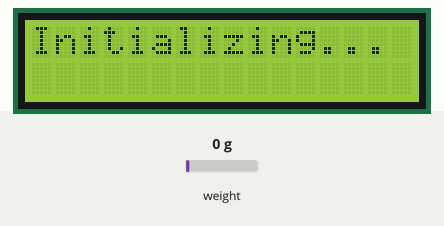
The sketch below on a simulated Arduino Uno, built with avr-gcc and run on an emulated ATmega328P. On the bench: 16×2 character LCD. Inputs (shaded band) come from the test bench; at power-on: weight on the scale 0 g. What the sketch prints to the serial monitor is not drawn.

Above: at 0.1 s.
At 4.2 s:
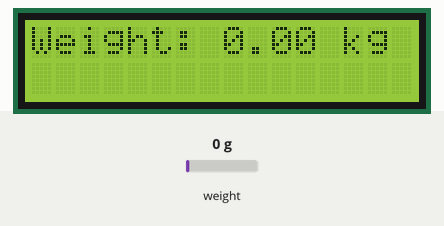
4.3 s: weight on the scale set to 100 g
At 5.0 s:
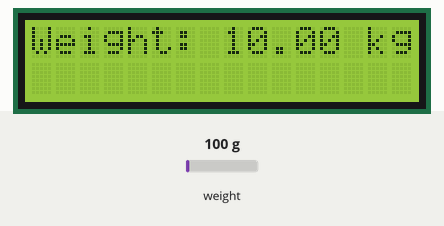
Timing chart, 0 to 7.3 s (numbered marks = the images above; inputs shaded):
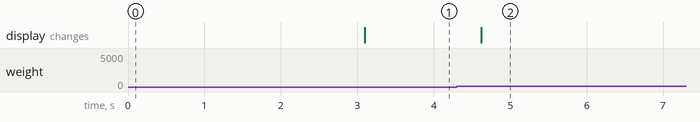

Measured:
- after the input at 4.3 s, the display: changes after 0.32 s (image 2)

The sketch:

load_cell.ino
```cpp
#include <Wire.h>
#include <LiquidCrystal_I2C.h>
#include "HX711.h"

// I2C LCD address (usually 0x27 or 0x3F)
LiquidCrystal_I2C lcd(0x27, 16, 2);

// HX711 pins
#define DT 4
#define SCK 5
HX711 scale;

void setup() {
  Serial.begin(115200);

  // Initialize LCD
  lcd.init();
  lcd.backlight();
  lcd.setCursor(0, 0);
  lcd.print("Initializing...");

  // Initialize Load Cell
  scale.begin(DT, SCK);
  scale.set_scale(420);   // 🔧 Adjust after calibration
  scale.tare();           // Reset to 0

  delay(2000);
  lcd.clear();
  lcd.setCursor(0, 0);
  lcd.print("Weight: 0.00 kg");
}

void loop() {
  float total = 0.0;
  int samples = 10;

  for (int i = 0; i < samples; i++) {
    total += scale.get_units();
    delay(50);
  }

  float avgWeight = total / samples;

  // Clamp values between 0.00 and 10.00 kg
  if (avgWeight < 0.00) avgWeight = 0.00;
  if (avgWeight > 10.00) avgWeight = 10.00;

  // Print to Serial
  Serial.print("Weight: ");
  Serial.print(avgWeight, 2);
  Serial.println(" kg");

  // Print to LCD
  lcd.setCursor(0, 0);
  lcd.print("Weight:          ");  // Clear line
  lcd.setCursor(8, 0);
  lcd.print(avgWeight, 2);
  lcd.print(" kg");

  delay(500);
}
```
